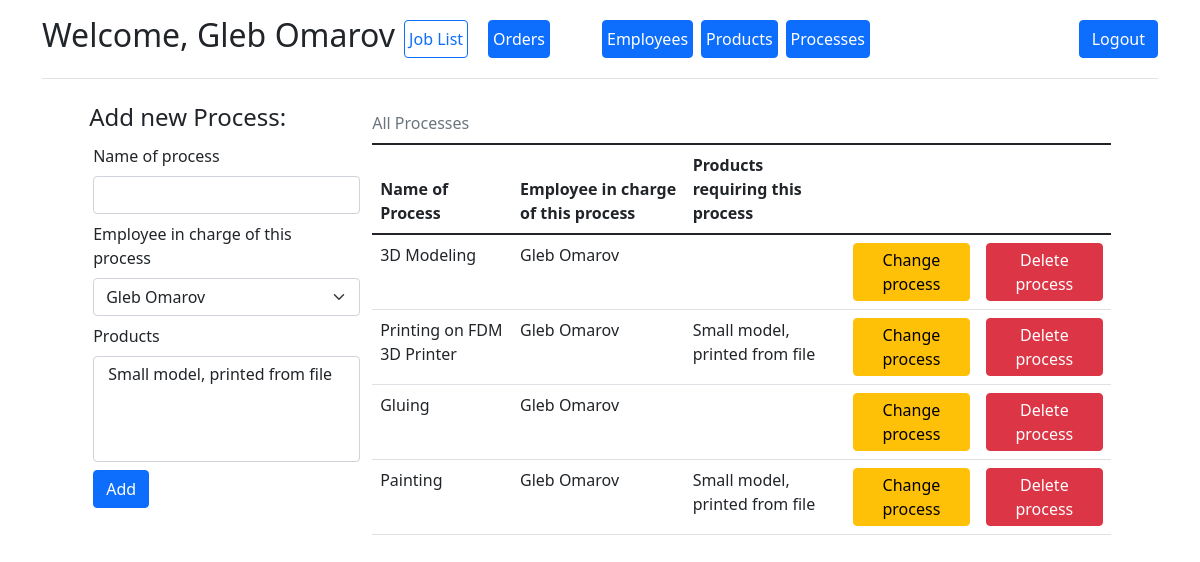
Page /add_process (signed in) on the committed database.
### app/models.py (models this page shows)
class Employee(db.Model, UserMixin):
    id = db.Column(db.Integer, primary_key=True, nullable=False, autoincrement=True)
    first_name = db.Column("First name", db.String)
    last_name = db.Column("Last name", db.String)
    user_name = db.Column("Username", db.String, unique=True)
    password = db.Column("Password", db.String)
    admin = db.Column("Administrator", db.Boolean, default=False)
    processes = db.relationship('Process', backref='employee', lazy='dynamic')
    active = db.Column("active", db.Boolean, default=True)

class Process(db.Model):
    process_id = db.Column(db.Integer, primary_key=True, nullable=False, autoincrement=True)
    name = db.Column("Name", db.String)
    responsible_employee = db.Column(db.Integer, db.ForeignKey('employee.id'))
    products = db.relationship("Product", secondary=product_processes, back_populates="processes")
    processes_in_order = db.relationship('ProcessInOrder', backref='Process', lazy='dynamic')
    active = db.Column("active", db.Boolean, default=True)

class Product(db.Model):
    product_id = db.Column(db.Integer, primary_key=True, nullable=False, autoincrement=True)
    name = db.Column("Name", db.String)
    processes = db.relationship("Process", secondary=product_processes, back_populates="products")
    orders = db.relationship("Order", secondary=orders_products, back_populates="products")
    active = db.Column("active", db.Boolean, default=True)

### app/routes.py (the view, shortened to what this page needs)
@process_app.route('/add_process', methods=['get', 'post'])
@login_required
def add_process():
    if not current_user.admin:
        return redirect(url_for('dashboard'))
    table = models.Process.query.filter(models.Process.active)
    form = AddProcess()
    form.employee.choices = [
        (employee.id, f"{employee.first_name} {employee.last_name}") for employee in
        models.Employee.query.filter(models.Employee.id > 1, models.Employee.active)
    ]
    form.products.choices = [
        (product.product_id, product.name) for product in models.Product.query.filter(models.Product.active)
    ]
    return render_template('add_process.html', form=form, table=table)

### app/forms.py
class AddProcess(FlaskForm):
    name = StringField("Name of process", validators=[InputRequired()])
    employee = SelectField("Employee in charge of this process")
    products = SelectMultipleField("Products")
    submit = SubmitField()

### app/__init__.py (called while the page is built)
@login_manager.user_loader
def load_user(user_id):
    return Employee.query.get(int(user_id))

### app/templates/add_process.html (shortened to what this page needs)
{% extends "base.html" %}
{% block content %}
<div class="container">
    <div class="row g-3 justify-content-md-center">
        <form action="" method="post" class="col-3">
            <h4>Add new Process:</h4>
            {{ form.name.label(class="form-label m-1") }}
            {{ form.name(class="form-control m-1") }}
            {{ form.employee.label(class="form-label m-1") }}
            {{ form.employee(class="form-select m-1") }}
            {{ form.products.label(class="form-label m-1") }}
            {{ form.products(class="form-select m-1", size=4, multiple=True) }}
            {{ form.submit(class="btn btn-primary m-1", value="Add") }}
        </form>
        <div class="col-8">
            <table class="table table-hover">
                <caption class="caption-top">All Processes</caption>
                <thead>
                <tr>
                    <th scope="col">Name of Process</th>
                    <th scope="col">Employee in charge of this process</th>
                    <th scope="col">Products requiring this process</th>
                    <th scope="col" style="width:18%;"></th>
                    <th scope="col" style="width:18%;"></th>
                </tr>
                </thead>
                <tbody>
                {% for process in table %}
                <tr>
                    <td>{{ process.name }}</td>
                    <td>
                        {{ process.employee.first_name }} {{ process.employee.last_name }}
                    </td>
                    <td>
                        {% for product in process.products %}
                        {{ product.name }}
                        {% endfor %}
                    </td>
                    <td>
                        <button type="button" onclick="change_process('{{process.process_id}}','{{process.name}}','{{process.employee.id}}',[{% for product in process.products %}
                                                                                       {{ product.product_id }},
                                                                                       {% endfor %}])"
                                class="btn btn-warning p-1" data-bs-toggle="modal" data-bs-target="#form_div">Change
                            process
                        </button>
                    </td>
                    <td>
                        <a href="{{ url_for('remove_process', process_id=process.process_id) }}"
                           class="btn btn-danger p-1">Delete
                            process</a>
                    </td>
                </tr>
                {% endfor %}
                </tbody>
            </table>
        </div>
    </div>
</div>
{% endblock %}

### app/templates/navbar.html
<div class="container">
    <header class="d-flex flex-wrap align-items-center justify-content-center justify-content-md-between py-3 mb-4 border-bottom">
        {% if current_user.is_authenticated %}
        <h2>Welcome, {{ current_user.first_name}} {{ current_user.last_name}}</h2>
        {% endif %}
        {% if current_user.is_authenticated and current_user.admin %}
        <ul class="nav col-12 col-md-auto mb-2 justify-content-center mb-md-0">
            <li><a href="{{ url_for('dashboard') }}" class="px-1 mx-1 btn btn-outline-primary">Job List</a></li>
            <li><a href="{{ url_for('add_order') }}" class="px-1 ms-3 me-5 btn btn-primary">Orders</a></li>
            <li><a href="{{ url_for('add_user') }}" class="px-1 mx-1 btn btn-primary">Employees</a></li>
            <li><a href="{{ url_for('add_product') }}" class="px-1 mx-1 btn btn-primary">Products</a></li>
            <li><a href="{{ url_for('add_process') }}" class="px-1 mx-1 btn btn-primary">Processes</a></li>
        </ul>
        {% endif %}
        <div class="col-md-3 text-end">
            {% if current_user.is_authenticated %}
            <a href="{{ url_for('logout') }}" class="btn btn-primary">Logout</a>
            {% else %}
            <a href="{{ url_for('login') }}" class="btn btn-outline-primary me-2">Login</a>
            {% endif %}
        </div>
    </header>
</div>

### app/static/style.css (style rules this page uses)
body { position: relative; }

### rows in the picture
Employee: first_name "Gleb", last_name "Omarov"
Process: name "3D Modeling", employee.first_name "Gleb", employee.last_name "Omarov"
Process: name "Printing on FDM 3D Printer", employee.first_name "Gleb", employee.last_name "Omarov"
Product: name "Small model, printed from file"
Process: name "Gluing", employee.first_name "Gleb", employee.last_name "Omarov"
Process: name "Painting", employee.first_name "Gleb", employee.last_name "Omarov"
